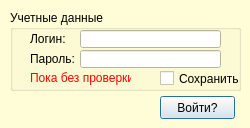
<?xml version="1.0" encoding="UTF-8"?>
<ui version="4.0">
 <class>formLogin</class>
 <widget class="QDialog" name="formLogin">
  <property name="geometry">
   <rect>
    <x>0</x>
    <y>0</y>
    <width>250</width>
    <height>128</height>
   </rect>
  </property>
  <property name="palette">
   <palette>
    <active>
     <colorrole role="Base">
      <brush brushstyle="SolidPattern">
       <color alpha="255">
        <red>255</red>
        <green>255</green>
        <blue>255</blue>
       </color>
      </brush>
     </colorrole>
     <colorrole role="Window">
      <brush brushstyle="SolidPattern">
       <color alpha="255">
        <red>255</red>
        <green>253</green>
        <blue>215</blue>
       </color>
      </brush>
     </colorrole>
    </active>
    <inactive>
     <colorrole role="Base">
      <brush brushstyle="SolidPattern">
       <color alpha="255">
        <red>255</red>
        <green>255</green>
        <blue>255</blue>
       </color>
      </brush>
     </colorrole>
     <colorrole role="Window">
      <brush brushstyle="SolidPattern">
       <color alpha="255">
        <red>255</red>
        <green>253</green>
        <blue>215</blue>
       </color>
      </brush>
     </colorrole>
    </inactive>
    <disabled>
     <colorrole role="Base">
      <brush brushstyle="SolidPattern">
       <color alpha="255">
        <red>255</red>
        <green>253</green>
        <blue>215</blue>
       </color>
      </brush>
     </colorrole>
     <colorrole role="Window">
      <brush brushstyle="SolidPattern">
       <color alpha="255">
        <red>255</red>
        <green>253</green>
        <blue>215</blue>
       </color>
      </brush>
     </colorrole>
    </disabled>
   </palette>
  </property>
  <property name="windowTitle">
   <string>Регистрация</string>
  </property>
  <widget class="QGroupBox" name="gbUserAccount">
   <property name="geometry">
    <rect>
     <x>10</x>
     <y>10</y>
     <width>231</width>
     <height>81</height>
    </rect>
   </property>
   <property name="title">
    <string>Учетные данные</string>
   </property>
   <widget class="QCheckBox" name="cbSaveAccount">
    <property name="geometry">
     <rect>
      <x>150</x>
      <y>60</y>
      <width>81</width>
      <height>17</height>
     </rect>
    </property>
    <property name="text">
     <string>Сохранить</string>
    </property>
   </widget>
   <widget class="QLineEdit" name="leLogin">
    <property name="geometry">
     <rect>
      <x>70</x>
      <y>20</y>
      <width>141</width>
      <height>18</height>
     </rect>
    </property>
   </widget>
   <widget class="QLabel" name="lblLogin">
    <property name="geometry">
     <rect>
      <x>20</x>
      <y>22</y>
      <width>46</width>
      <height>13</height>
     </rect>
    </property>
    <property name="text">
     <string>Логин:</string>
    </property>
   </widget>
   <widget class="QLineEdit" name="lePassword">
    <property name="geometry">
     <rect>
      <x>70</x>
      <y>40</y>
      <width>141</width>
      <height>18</height>
     </rect>
    </property>
   </widget>
   <widget class="QLabel" name="lblPass">
    <property name="geometry">
     <rect>
      <x>20</x>
      <y>42</y>
      <width>46</width>
      <height>13</height>
     </rect>
    </property>
    <property name="text">
     <string>Пароль:</string>
    </property>
   </widget>
   <widget class="QLabel" name="label">
    <property name="geometry">
     <rect>
      <x>20</x>
      <y>60</y>
      <width>101</width>
      <height>16</height>
     </rect>
    </property>
    <property name="palette">
     <palette>
      <active>
       <colorrole role="WindowText">
        <brush brushstyle="SolidPattern">
         <color alpha="255">
          <red>255</red>
          <green>0</green>
          <blue>0</blue>
         </color>
        </brush>
       </colorrole>
      </active>
      <inactive>
       <colorrole role="WindowText">
        <brush brushstyle="SolidPattern">
         <color alpha="255">
          <red>255</red>
          <green>0</green>
          <blue>0</blue>
         </color>
        </brush>
       </colorrole>
      </inactive>
      <disabled>
       <colorrole role="WindowText">
        <brush brushstyle="SolidPattern">
         <color alpha="255">
          <red>120</red>
          <green>120</green>
          <blue>120</blue>
         </color>
        </brush>
       </colorrole>
      </disabled>
     </palette>
    </property>
    <property name="text">
     <string>Пока без проверки</string>
    </property>
   </widget>
  </widget>
  <widget class="QPushButton" name="pbLogin">
   <property name="enabled">
    <bool>true</bool>
   </property>
   <property name="geometry">
    <rect>
     <x>160</x>
     <y>96</y>
     <width>75</width>
     <height>23</height>
    </rect>
   </property>
   <property name="text">
    <string>Войти?</string>
   </property>
  </widget>
 </widget>
 <resources/>
 <connections/>
</ui>
